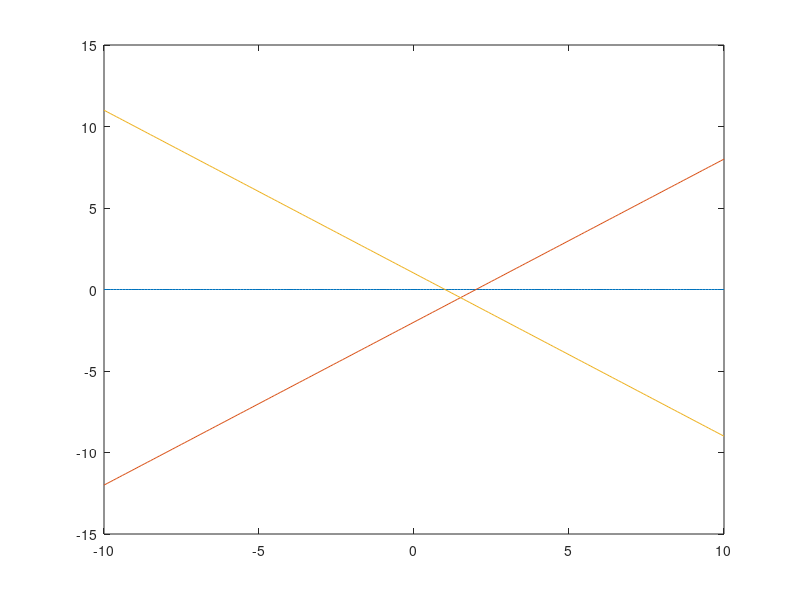

Write the MATLAB code that produced this figure.
x1 = -10:0.1:10;

axis equal

x2 = x1 - x1;
plot(x1, x2);
hold on

x2 = x1 - 2;
plot(x1, x2);
hold on

x2 = -x1 + 1;
plot(x1, x2);
hold on

